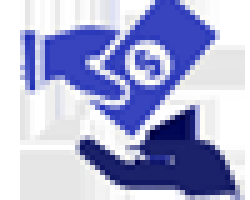
#> input picture imagenes usadas/Nventa.png, 50 x 40 px, given in place of the camera (shown 5 times larger)
$ python video.py   (older library calls are emulated)
#> lines starting #> are read from the running program, lines starting #| are printed output that depends on the picture
import numpy as np
import cv2
from scipy import fft

# Definimos el filtro pasa bajas (o pasa altas) como una función gaussiana
def create_gaussian_filter(shape, sigma):
    F1 = np.arange(-shape[0]//2, shape[0]//2, 1)
    F2 = np.arange(-shape[1]//2, shape[1]//2, 1)
    X, Y = np.meshgrid(F1, F2)
    R = np.sqrt(X**2 + Y**2)
    R = R / np.max(R)
    Filt_Im = np.exp(-(R**2) / (2 * sigma**2))
    return Filt_Im

# Creamos el filtro gaussiano de tamaño 512x512
Filt_Im = create_gaussian_filter((512, 512), sigma=0.2)

# Tomamos la referencia de la cámara
camera = cv2.VideoCapture(0)

while(True):
    # Leemos un frame de la cámara
    _, frame = camera.read()
#> frame is the input picture: shape (40, 50, 3); mean B, G, R 211.7, 173.6, 169.8

    # Redimensionamos la imagen a 512x512
    image = cv2.resize(frame, (512, 512))
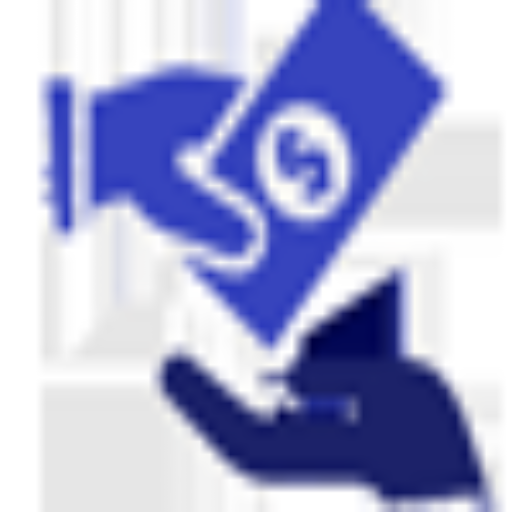
#> image: shape (512, 512, 3); mean B, G, R 211.6, 173.5, 169.7
    # Convertimos la imagen a escala de grises (Un plano de color)
    gray_image = cv2.cvtColor(image, cv2.COLOR_RGB2GRAY)
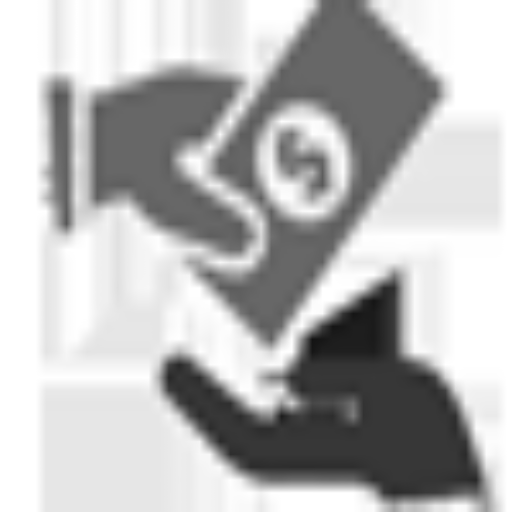
#> gray_image: shape (512, 512); min 19, max 255, mean 184.5
    # Establecemos el tipo de dato de intensidad como float
    gray_f = np.float64(gray_image)

    # Calculamos la transformada discreta de fourier 2D
    Fimg = fft.fft2(gray_f)

    # Movemos el origen al centro de la imagen (bajas frecuencias)
    Fsh_Image = fft.fftshift(Fimg)

    # Aplicamos el filtro gaussiano al espectro de la imagen (Imagen x Máscara)
    FFt_filtered = Fsh_Image * Filt_Im

    # Recuperamos la imagen calculando la transformada inversa de fourier del espectro ya filtrado
    ImageFiltered = fft.ifft2(fft.ifftshift(FFt_filtered))

    # Normalizamos las imagenes para mostrarlas en pantalla
    Fsh_ImageN = cv2.normalize(abs(Fsh_Image), None, alpha=0, beta=255, norm_type=cv2.NORM_MINMAX, dtype=cv2.CV_32F)
    FFt_filteredN = cv2.normalize(abs(FFt_filtered), None, alpha=0, beta=255, norm_type=cv2.NORM_MINMAX, dtype=cv2.CV_32F)
    ImageFilteredN = cv2.normalize(abs(ImageFiltered), None, alpha=0, beta=255, norm_type=cv2.NORM_MINMAX, dtype=cv2.CV_8U)

    # Mostramos las imagenes en pantalla
    cv2.imshow("Filtrada", ImageFilteredN)
    cv2.imshow("Camara", image)
    cv2.imshow("Espectro", Fsh_ImageN)
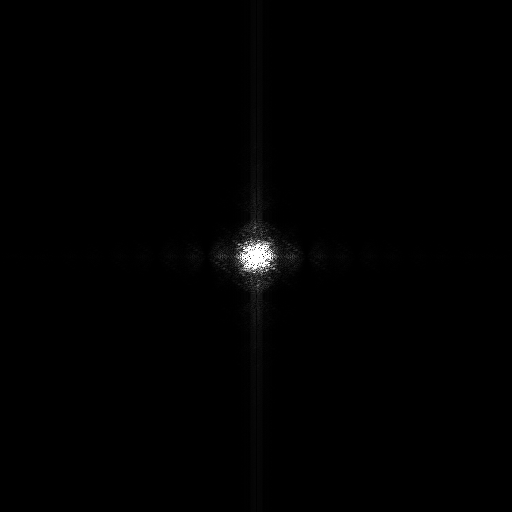
#> window 'Espectro': shape (512, 512); min 0, max 255, mean 1.3
    cv2.imshow("Espectro Filtrado", FFt_filteredN)

    key = cv2.waitKey(1)
#> (key q is pressed here)

    # Salir de la captura de video si presionamos 'q'
    if key & 0xFF == ord("q"):
        break

camera.release()
cv2.destroyAllWindows()

camera.release()

$ run again, on imagenes usadas/cama.png
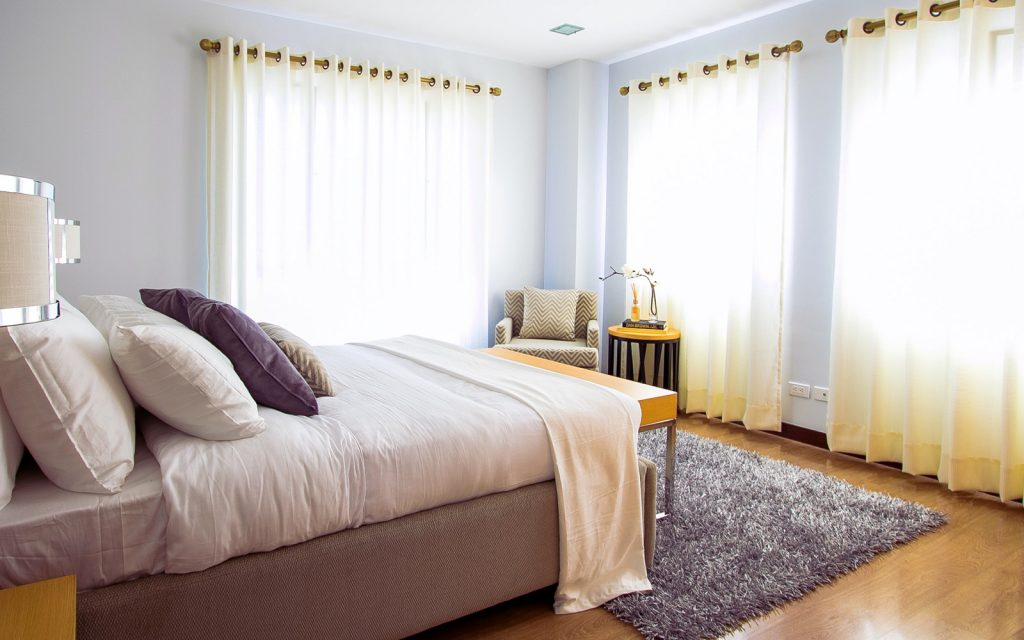
#> input picture imagenes usadas/cama.png, 1024 x 640 px, given in place of the camera
#> frame is the input picture: shape (640, 1024, 3); mean B, G, R 174.3, 180.4, 191.1
#> `gray_image = cv2.cvtColor(image, cv2.COLOR_RGB2GRAY)`:
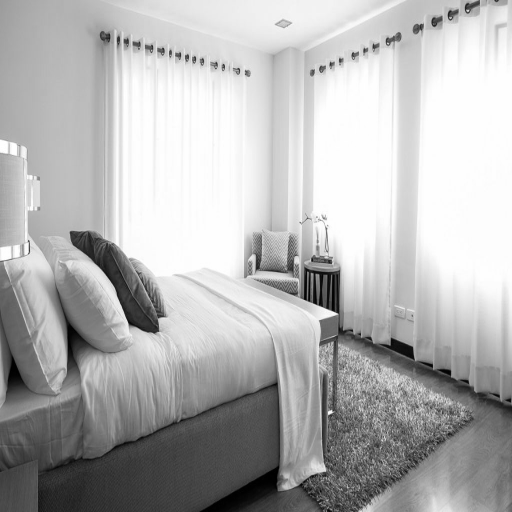
#> gray_image: shape (512, 512); min 0, max 255, mean 179.8
#> `cv2.imshow("Espectro", Fsh_ImageN)`:
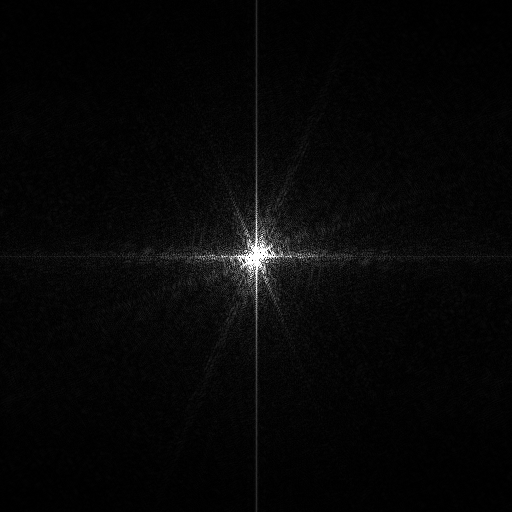
#> window 'Espectro': shape (512, 512); min 0, max 255, mean 6.6
